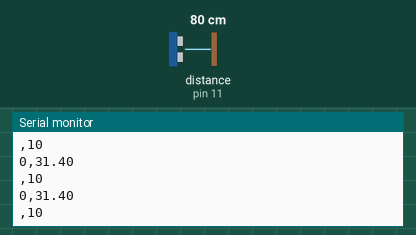
This sketch was run on a simulated Arduino Uno, built with avr-gcc and run on an emulated ATmega328P. Shown: the last lines printed to the serial monitor. Wiring (inferred from the names in the program): ultrasonic range finder: trigger pin 13; echo pin 11. The inputs (shaded band) are chosen by the test bench; at power-on: distance to the obstacle (sensor on pin 11) 80 cm. The echo pulse lasts 58.3 µs per cm.

Above: at 1.2 s.
1.3 s: distance to the obstacle (sensor on pin 11) set to 2 cm
At 1.87 s:
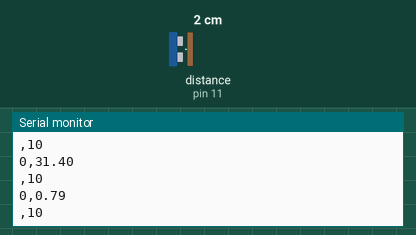
2.8 s: distance to the obstacle (sensor on pin 11) set to 4 cm
At 2.85 s:
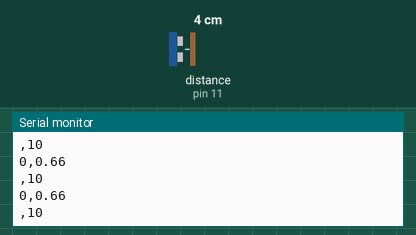
Timing chart, 0 to 5.8 s (numbered marks = the images above; inputs shaded):
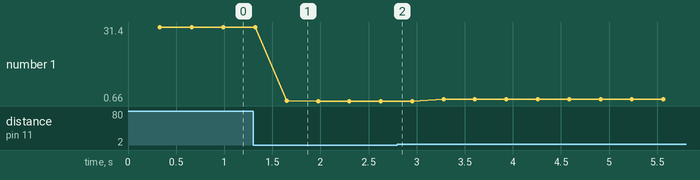

Measured:
- after the input at 1.3 s, the serial monitor: prints a new line after 0.35 s (image 1)
- plotted number 1: 31.4 → 0.66 after the input at 1.3 s, 0.66 → 1.45 after the input at 2.8 s

The sketch:

ng_serial__plotter_to_plot_llive_data_of_distance_fro_ultras.ino
```cpp
int triggerpin=13;
int echopin=11;
int dt=200;
int pingTravelTime;
float pingTraveldist;
float distanceToTarget;

void setup()
{
  pinMode(triggerpin,OUTPUT);
  pinMode(echopin,INPUT);
  Serial.begin(9600);

}

void loop()
{
  digitalWrite(triggerpin,LOW);
  delayMicroseconds(10);
  digitalWrite(triggerpin,HIGH);
  delayMicroseconds(10);
  digitalWrite(triggerpin,LOW);
  pingTravelTime=pulseIn(echopin,HIGH);
  delay(25);
  pingTraveldist=(0.013464)*pingTravelTime;
  distanceToTarget=pingTraveldist/2;
  delay(300);
  Serial.print(0);
  Serial.print(",");
  Serial.println(distanceToTarget);
  Serial.print(",");
  Serial.println(10);


}
```
